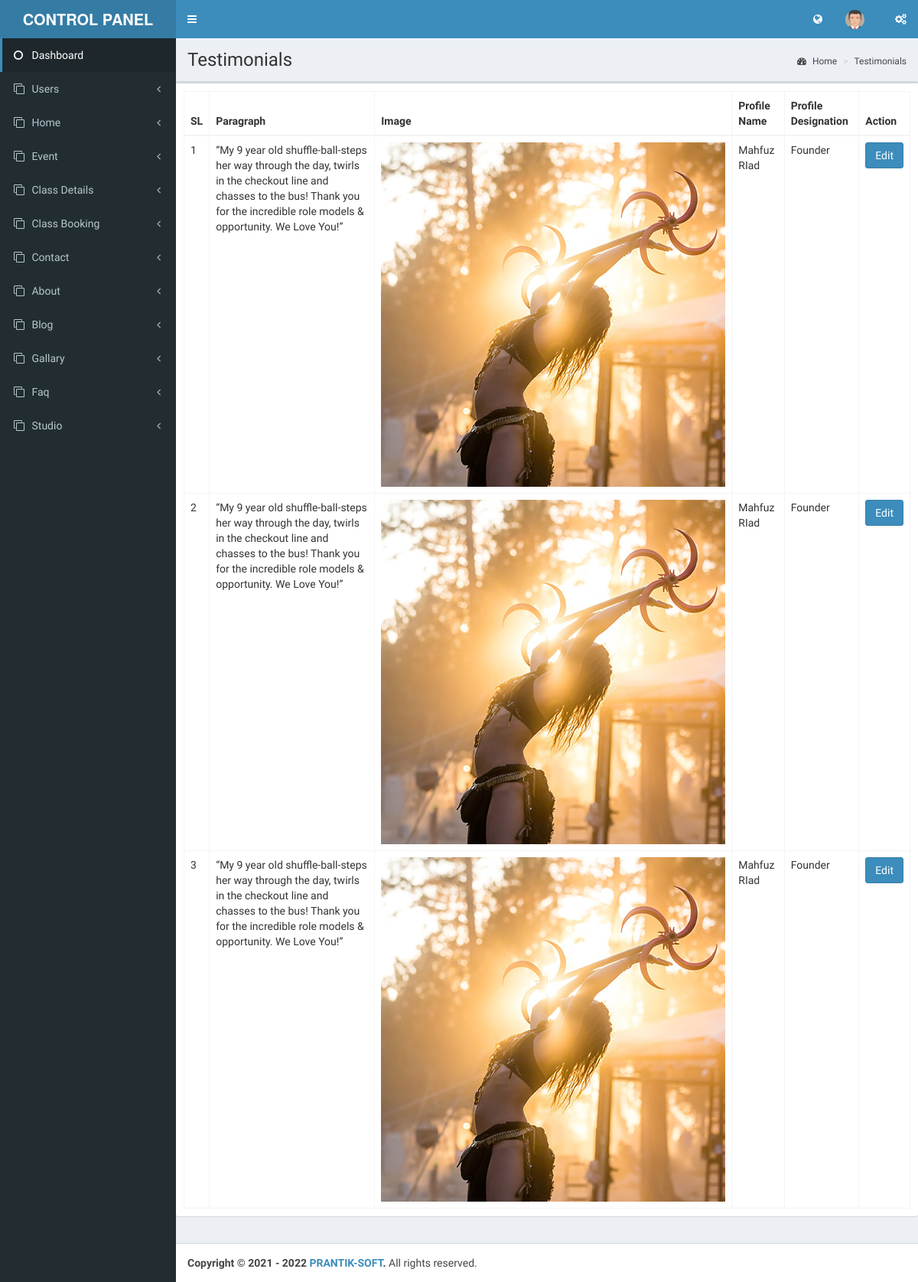
The app's page /Admin/testimonials, older data.
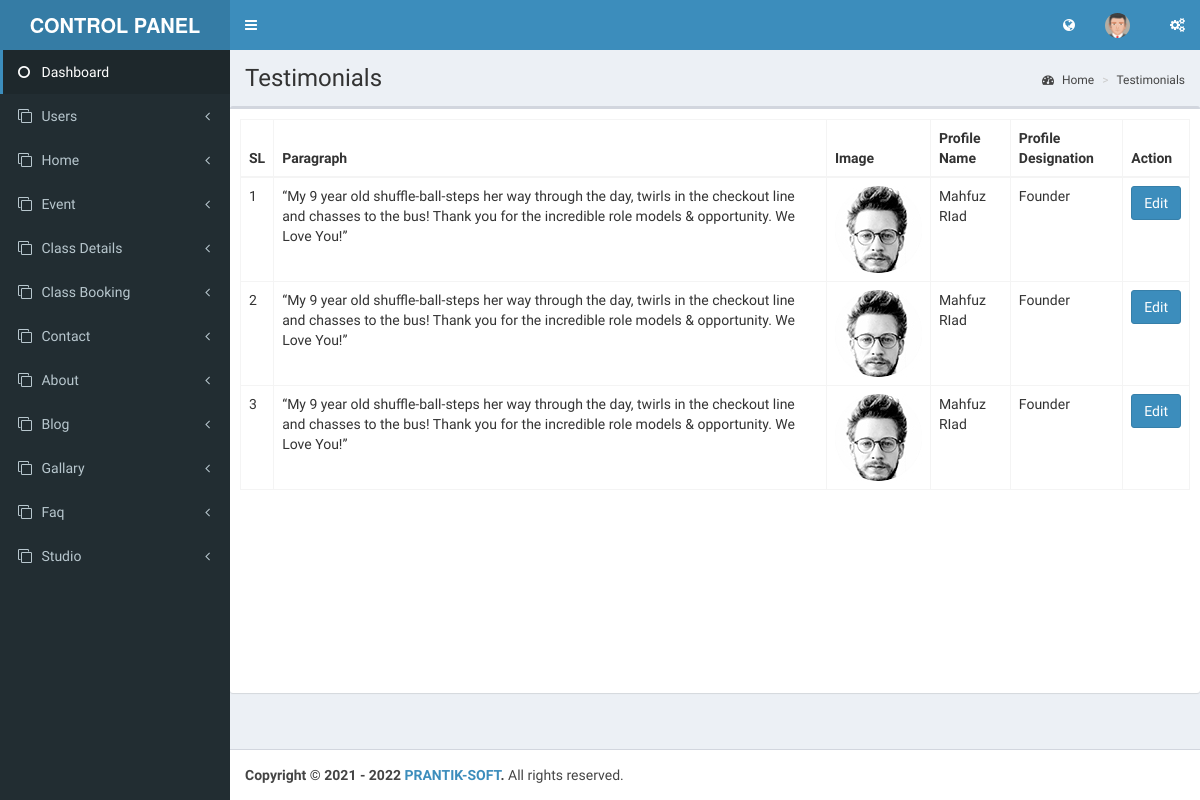
The same page, newer data.
### tables this page shows
CREATE TABLE `testimonials` (
  `id` int(11) NOT NULL,
  `paragraph` varchar(255) NOT NULL,
  `p_image` varchar(255) NOT NULL,
  `p_name` varchar(255) NOT NULL,
  `p_designation` varchar(255) NOT NULL
);

### application/controllers/Admin.php (called while the page is built, shortened)
<?php
class Admin extends CI_Controller {
 public function testimonials(){
 	$data['testimonials']=$this->Dry_model->fetchAll('testimonials','*',NULL,NULL);
		$this->load->view('admin/testimonials',$data);
 }
}

### index.php (called while the page is built, shortened)
<?php
require_once BASEPATH.'core/CodeIgniter.php';

### application/models/Dry_model.php (called while the page is built, shortened)
<?php
class Dry_model extends CI_Model {
	public function fetchAll($table,$data,$join=NULL,$where=NULL,$order=NULL,$group_by=NULL,$limit=NULL)
	{
		$this->db->select($data)
		->from($table);
		return $this->db->get()->result();
	}
}

### application/views/admin/testimonials.php (the view, shortened to what this page needs)
<div class="wrapper">
  <div class="content-wrapper">
    <section class="content-header">
      <h1>
       Testimonials
      </h1>
      <ol class="breadcrumb">
        <li><a href="<?php echo base_url()?>Admin/dashboard"><i class="fa fa-dashboard"></i> Home</a></li>
        <li><a href="<?php echo base_url()?>Admin/users">Testimonials</a></li>
      </ol>
    </section>
    <section class="content">
      <div class="row">
        <div class="box">
          <div class="box-body" style="min-height: 73vh">
            <table class="table table-bordered" id="example1">
                <thead>
                    <tr>
                        <th>SL</th>
                        <th>Paragraph</th>
                        <th>Image</th>
                        <th>Profile Name</th>
                        <th>Profile Designation</th>
                        <th>Action</th>
                    </tr>
                </thead>
                <tbody>
                    <?php $i=0; foreach($testimonials as $k){  ?>
                    <tr>
                        <td><?php echo ++$i; ?></td>
                        <td><?php echo $k->paragraph?></td>
                        <td> <img src="<?php echo base_url('uploads/'.$k->p_image) ?>" alt="">  </td>
                        <td><?php echo $k->p_name?></td>
                        <td><?php echo $k->p_designation?></td>
                        <td>
                            <a href="<?php echo base_url().'Admin/edit_testimonials/'.$k->id ?>" class="btn btn-primary">Edit</a>
                        </td>
                    </tr>
                    <?php } ?>
                </tbody>
            </table>
        </div>
        </div>
        </div>
        </section>
      </div>
    </div>

Row changes from the older to the newer data that the page shows:
changed testimonials (number 1 of 3 on the later page): p_image: a different picture
changed testimonials (number 2 of 3 on the later page): p_image: a different picture
changed testimonials (number 3 of 3 on the later page): p_image: a different picture
